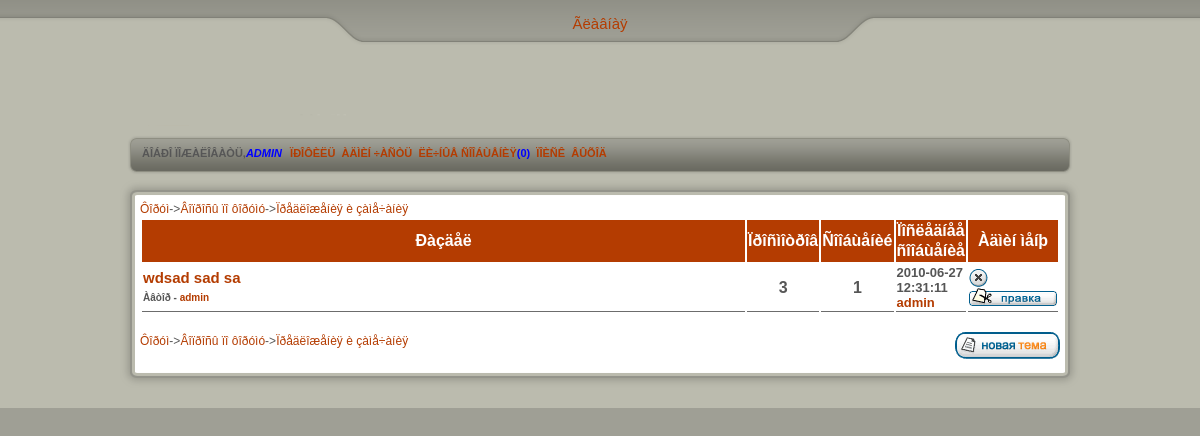
Screenshot of /viewforum.php?t=1&s=4 (signed in) with the database file from the repository.
### tables this page shows
CREATE TABLE IF NOT EXISTS `global_theme` (
  `id_global_theme` int(2) NOT NULL AUTO_INCREMENT,
  `name` char(40) NOT NULL,
  `hidden` tinyint(1) NOT NULL,
  PRIMARY KEY (`id_global_theme`)
);

CREATE TABLE IF NOT EXISTS `theme` (
  `id_theme` tinyint(2) NOT NULL AUTO_INCREMENT,
  `id_global_theme` tinyint(2) NOT NULL,
  `name` char(40) NOT NULL,
  PRIMARY KEY (`id_theme`)
);

CREATE TABLE IF NOT EXISTS `sub_theme` (
  `id_sub_theme` smallint(2) NOT NULL AUTO_INCREMENT,
  `id_theme` smallint(2) NOT NULL,
  `id_user` smallint(5) NOT NULL,
  `name` char(200) NOT NULL,
  `data` datetime NOT NULL,
  `watchings` int(5) NOT NULL,
  `locked` tinyint(1) NOT NULL,
  `attached` smallint(1) NOT NULL,
  PRIMARY KEY (`id_sub_theme`)
);

CREATE TABLE IF NOT EXISTS `users` (
  `id_user` int(10) NOT NULL AUTO_INCREMENT,
  `login` char(20) NOT NULL,
  `password` char(25) NOT NULL,
  `admin` smallint(1) NOT NULL,
  `sex` char(10) NOT NULL,
  `age` smallint(2) NOT NULL,
  `avatar` text NOT NULL,
  `email` char(25) NOT NULL,
  `icq` varchar(10) NOT NULL,
  `themes` int(5) NOT NULL,
  `texts` int(7) NOT NULL,
  `status` char(20) NOT NULL,
  `podpis` char(200) NOT NULL,
  `date` datetime NOT NULL,
  `last_enter` datetime NOT NULL,
  `ban` smallint(1) NOT NULL DEFAULT '0',
  `online` smallint(1) NOT NULL DEFAULT '0',
  `reputation` mediumint(5) NOT NULL,
  PRIMARY KEY (`id_user`)
);

CREATE TABLE IF NOT EXISTS `message` (
  `id_message` int(11) NOT NULL AUTO_INCREMENT,
  `id_sub_theme` smallint(6) NOT NULL,
  `id_user` smallint(6) NOT NULL,
  `text` text NOT NULL,
  `file` text NOT NULL,
  `data` datetime NOT NULL,
  PRIMARY KEY (`id_message`)
);

### viewforum.php (the view, shortened to what this page needs)
<?php
include "header.php";
include "menu.php";
$theme = $_GET['t'];
$sub_theme = $_GET['s'];
include "table_head.php";
if (isset($theme) && !isset($sub_theme))
{
$show_theme = mysql_query("SELECT theme.id_theme,theme.name from theme where theme.id_global_theme='$theme'");
$show_theme_a = mysql_fetch_array($show_theme);
$col = mysql_num_rows($show_theme);
if ($col == 0) echo "<table><p class='nothemes'>Òåì íåòó</p></table>";
else
do
{
    $show_sub_theme = mysql_query("SELECT * from sub_theme where sub_theme.id_theme='$sub_theme'");
    $show_sub_theme_a = mysql_fetch_array($show_sub_theme);
    $count_pages = mysql_query("SELECT count(text) as c from message where id_sub_theme =".$show_sub_theme_a['id_sub_theme']."");
    $count_pages_a = mysql_fetch_array($count_pages);
    $count_ = $count_pages_a['c'];
    $k = ceil($count_ / 10) - 1;
    if ($count_pages_a['c'] == 0) $k = 0;
    echo "<tr><td class='themes_'><a href='viewforum.php?s=".$show_theme_a['id_theme']."&t=".$theme."'>".$show_theme_a['name']."</a></td>";
    $count_themes = mysql_query("SELECT count(id_sub_theme) from sub_theme,theme where theme.id_theme=sub_theme.id_theme and theme.id_theme=".$show_theme_a['id_theme']."");
    $count_themes_a = mysql_fetch_array($count_themes);
    $count_mess = mysql_query("SELECT count(id_message) from message,sub_theme,theme where message.id_sub_theme=sub_theme.id_sub_theme and sub_theme.id_theme = theme.id_theme and theme.id_theme=".$show_theme_a['id_theme']."");
    $count_mess_a = mysql_fetch_array($count_mess);
    $last_mess = mysql_query("SELECT sub_theme.name,message.data,users.login,sub_theme.id_sub_theme,users.id_user from message,sub_theme,theme,users where
                              message.id_sub_theme=sub_theme.id_sub_theme and message.id_user=users.id_user
                              and sub_theme.id_theme=theme.id_theme
                              and theme.id_theme=".$show_theme_a['id_theme']." order by message.data limit 1");
    $last_mess_a = mysql_fetch_array($last_mess);
     $selected_theme = mysql_query("SELECT * FROM theme,sub_theme where sub_theme.id_sub_theme = ".$last_mess_a['id_sub_theme']." and sub_theme.id_theme = theme.id_theme");
    $selected_theme_a = mysql_fetch_array($selected_theme);
    echo "<td class='td_themes'>".$count_themes_a['count(id_sub_theme)']."</td>";
    echo "<td class='td_themes'>".$count_mess_a['count(id_message)']."</td>";
    echo "<td class='last_mess'><a href='viewtopic.php?g=".$_GET['t']."&s=".$selected_theme_a['id_theme']."&t=".$last_mess_a['id_sub_theme']."&page=0&k=".$k."&add=1' title='".$last_mess_a['name']."'>";
    if (mysql_num_rows($last_mess) != 0)
    {
        $select_vote = mysql_query("SELECT * from vote_id_sub_theme where id_sub_theme = ".$last_mess_a['id_sub_theme']."");
         $half_mess = explode(" ",$last_mess_a['name']);
        echo "<img src='images/thm.gif'> ";
        if (mysql_num_rows($select_vote) > 0  ) echo "Îïðîñ: ";
            for($i = 0; $i < 5; $i ++) echo "".$half_mess[$i]." ";
            if (count($half_mess) > 5) echo "...";
        echo "</a><br/>".$last_mess_a['data']."<br><a href='viewprofile.php?user=".$last_mess_a['id_user']."'>".$last_mess_a['login']."</a></td>";
   }
    if ($_SESSION['moderator'] == 1) echo "<td class=last_mess><a href=delete_theme.php?s=".$show_theme_a['id_theme']."&t=".$_GET['t']."><img title='Óäàëèòü' src='images/delete_mess.gif'></a><br>
    <a href=change_theme.php?s=".$show_theme_a['id_theme']."&t=".$_GET['t']."><img src='images/icon_edit.gif' title='Ïðàâèòü'></a></td>";
}
while ($show_theme_a = mysql_fetch_array($show_theme));
}
else
 if (isset($sub_theme) && isset($theme))
 {
$show_path_global = mysql_query("SELECT name,id_global_theme from global_theme where id_global_theme='$theme'");
$show_path_global_a = mysql_fetch_array($show_path_global);
$show_path_theme = mysql_query("SELECT name from theme where theme.id_theme='$sub_theme'");
$show_path_theme_a = mysql_fetch_array($show_path_theme);
echo "<a href='index.php'>Ôîðóì</a>->";
    echo "<a href='viewforum.php?t=".$show_path_global_a['id_global_theme']."'>".$show_path_global_a['name']."</a>";
    echo "<a href='viewforum.php?s=".$sub_theme."&t=".$theme."'>".$show_path_theme_a['name']."</a>";
$show_sub_theme = mysql_query("SELECT * from sub_theme where sub_theme.id_theme='$sub_theme' order by data desc");
$show_sub_theme_a = mysql_fetch_array($show_sub_theme);
$col = mysql_num_rows($show_sub_theme);
if ($col == 0) echo "<table><p class='nothemes'>Òåì íåòó</p></table>";
else
do
{
    $count_pages = mysql_query("SELECT count(text) as c from message where id_sub_theme =".$show_sub_theme_a['id_sub_theme']."");
    $count_pages_a = mysql_fetch_array($count_pages);
    $count_ = $count_pages_a['c'];
    $k = ceil($count_ / 10) - 1;
    $select_login = mysql_query ("SELECT login from users where id_user = ".$show_sub_theme_a['id_user']."");
    $select_login_a = mysql_fetch_array($select_login);
    echo "<tr><td class='themes_small'><a href='viewtopic.php?g=".$_GET['t']."&s=".$_GET['s']."&t=".$show_sub_theme_a['id_sub_theme']."&page=0&k=".$k."&add=1'>";
    $select_vote = mysql_query("SELECT * from vote_id_sub_theme where id_sub_theme = ".$show_sub_theme_a['id_sub_theme']."");
    if (mysql_num_rows($select_vote) > 0 )
    echo "<span style=color:gray>Îïðîñ: </span>".$show_sub_theme_a['name']."</a><br><span class='icq'>Àâòîð - <a href='viewprofile.php?user=".$show_sub_theme_a['id_user']."'>".$select_login_a['login']."</a></span></td>";
    else echo "".$show_sub_theme_a['name']."</a><br><span class='icq'>Àâòîð - <a href='viewprofile.php?user=".$show_sub_theme_a['id_user']."'>".$select_login_a['login']."</a></span></td>";
    $count_mess = mysql_query("SELECT count(id_message) from message,sub_theme where message.id_sub_theme=sub_theme.id_sub_theme and sub_theme.id_sub_theme=".$show_sub_theme_a['id_sub_theme']."");
    $count_mess_a = mysql_fetch_array($count_mess);
    $last_mess = mysql_query("SELECT message.data,users.login,sub_theme.id_sub_theme,users.id_user from message,sub_theme,users where
                              message.id_sub_theme=sub_theme.id_sub_theme and message.id_user=users.id_user
                              and sub_theme.id_sub_theme=".$show_sub_theme_a['id_sub_theme']."  order by message.data limit 1");
    $last_mess_a = mysql_fetch_array($last_mess);
    echo "<td class=td_themes>".$show_sub_theme_a['watchings']."</td>";
    echo "<td class='td_themes'>".$count_mess_a['count(id_message)']."</td>";
    echo "<td class='last_mess'>".$last_mess_a['data']."<br><a href='viewprofile.php?user=".$last_mess_a['id_user']."'>".$last_mess_a['login']."</a></td>";
    if ($_SESSION['moderator'] == 1) echo "<td class=last_mess><a href=delete_sub_theme.php?t=".$show_sub_theme_a['id_sub_theme']."&s=".$_GET['s']."&g=".$_GET['t']."><img title='Óäàëèòü' src='images/delete_mess.gif'></a><br>
    <a href=change_sub_theme.php?t=".$show_sub_theme_a['id_sub_theme']."&s=".$_GET['s']."&g=".$_GET['t']."><img src='images/icon_edit.gif' title='Ïðàâèòü'></a></td>";
}
while ($show_sub_theme_a = mysql_fetch_array($show_sub_theme));
}
include "table_foot.php";
if (isset($sub_theme) && !isset($theme))
{
echo "<br><br><a href='index.php'>Ôîðóì</a>->";
    echo "<a href='viewforum.php?t=".$show_path_global_a['id_global_theme']."'>".$show_path_global_a['name']."</a>";
    echo "->";
    echo "aasd<a href='viewforum.php?s=".$sub_theme."'>".$show_path_theme_a['name']."</a>";
}
else
if (isset($theme) && !isset($sub_theme))
{
echo "<a href='index.php'>Ôîðóì</a>->";
    echo "<a href='viewforum.php?t=".$show_path_global_a['id_global_theme']."'>".$show_path_global_a['name']."</a>";
}
else
 if (isset($sub_theme) && isset($theme))
 {
echo "<br><a href='index.php'>Ôîðóì</a>->";
    echo "<a href='viewforum.php?t=".$show_path_global_a['id_global_theme']."'>".$show_path_global_a['name']."</a>";
    echo "->";
    echo "<a href='viewforum.php?s=".$sub_theme."&t=".$theme."'>".$show_path_theme_a['name']."</a>";
}
if ($_SESSION['enter'] == 1 && isset($sub_theme) && isset($theme))
echo "<span class=new_theme><a href='add_sub_theme.php?t=".$theme."&s=".$sub_theme."'><img src=images/new_sub_theme.gif></a></span><br><br>";
?>

### css/style.css (style rules this page uses)
a:link, a:visited { color: #b43c01; text-decoration: none; }
body, th { line-height: 150%; font-family: tahoma, sans-serif; color: #565656; font-size: 12px; }
body { background: #9f9f95; padding: 0; margin: 0; }
a img { border: 0; }
tr { line-height: 150%; font-family: tahoma, sans-serif; color: #565656; font-size: 12px; }
td { text-align: center; font-size: 15px; line-height: 20px; text-align: left; font-family: tahoma, sans-serif; border-bottom: outset; border-bottom-color: silver; border-bottom-width: 1px ; #border-right: solid; font-size: medium; font-weight: bold; }
.td_themes { text-align: center; }
.last_mess { font-size: small; text-align: left; line-height: normal; width: 2px; }
.icq { color:#565656; font-size: 10px; }
.new_theme { text-align: right; float: right; }
.themes_small { width: 100%; font-size: 15px; }

### rows the page displays
global_theme: name "Âîïðîñû ïî ôîðóìó"
theme: name "Ïðåäëîæåíèÿ è çàìå÷àíèÿ"
sub_theme: name "wdsad sad sa", watchings "3"
users: login "admin"
message: data "2010-06-27 12:31:11", id_user.login "admin"

### other values shown
$_SESSION['username'] "ADMIN"
$selected_user_private_mess_a['count(text)'] "0"
$count_mess_a['count(id_message)'] "1"
